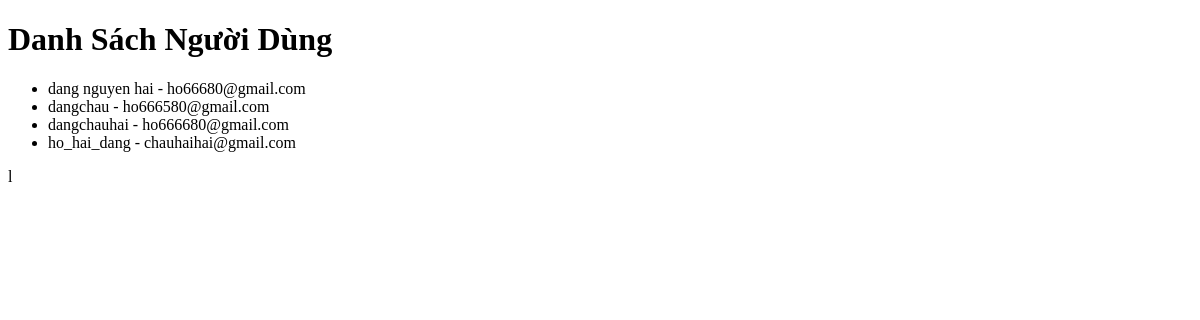
/users, run on an earlier commit of the app's database.
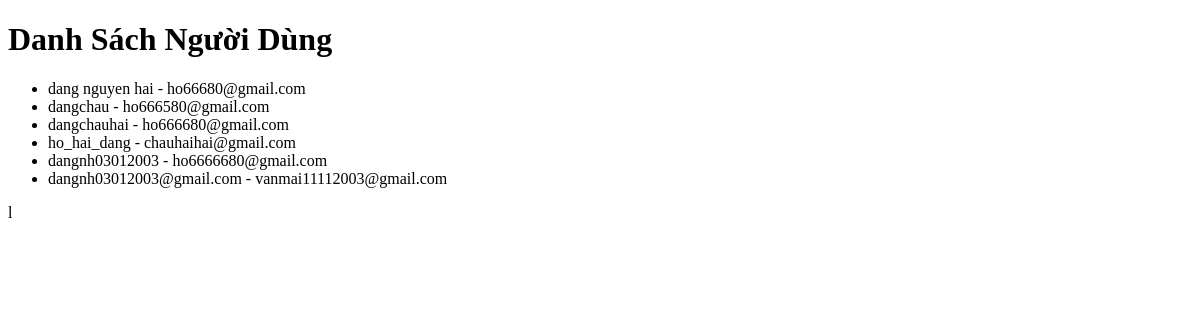
And on a later commit of the database.
### predict.py (models this page shows, shortened)
class User(db.Model):
    id = db.Column(db.Integer, primary_key=True)
    username = db.Column(db.String(20), unique=True, nullable=False)
    email = db.Column(db.String(120), unique=True, nullable=False)
    password = db.Column(db.String(60), nullable=False)

### predict.py (the view)
@app.route('/users')
def show_users():
    users = User.query.all()
    return render_template('users.html', users=users)

### templates/users.html (shortened to what this page needs)
{% extends "baseuser.html" %}{% block title %}Userlist{% endblock %}

### templates/baseuser.html (shortened to what this page needs)
<!DOCTYPE html>
<html lang="en">
  <head>
  </head>
  <body>
    <h1>Danh Sách Người Dùng</h1>
    <ul>
      {% for user in users %}
      <li>{{ user.username }} - {{ user.email }}</li>
      {% endfor %}
    </ul>
  </body>
</html>

What changed in the data, as far as the page shows it:
added User: username "dangnh03012003", email "ho6666680@gmail.com"
added User: username "dangnh03012003@gmail.com", email "vanmai11112003@gmail.com"
